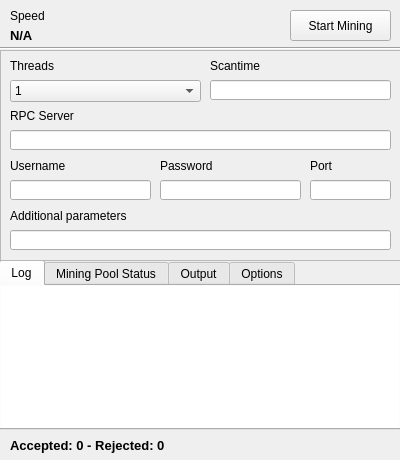
<?xml version="1.0" encoding="UTF-8"?>
<ui version="4.0">
 <class>MainWindow</class>
 <widget class="QMainWindow" name="MainWindow">
  <property name="geometry">
   <rect>
    <x>0</x>
    <y>0</y>
    <width>400</width>
    <height>460</height>
   </rect>
  </property>
  <property name="sizePolicy">
   <sizepolicy hsizetype="Fixed" vsizetype="Fixed">
    <horstretch>0</horstretch>
    <verstretch>0</verstretch>
   </sizepolicy>
  </property>
  <property name="windowTitle">
   <string>BeyondMiner GUI</string>
  </property>
  <widget class="QWidget" name="centralWidget">
   <widget class="QLabel" name="speedTitleLabel">
    <property name="geometry">
     <rect>
      <x>10</x>
      <y>0</y>
      <width>131</width>
      <height>31</height>
     </rect>
    </property>
    <property name="text">
     <string>Speed</string>
    </property>
   </widget>
   <widget class="QLabel" name="mineSpeedLabel">
    <property name="geometry">
     <rect>
      <x>10</x>
      <y>20</y>
      <width>271</width>
      <height>31</height>
     </rect>
    </property>
    <property name="font">
     <font>
      <pointsize>10</pointsize>
      <weight>75</weight>
      <bold>true</bold>
     </font>
    </property>
    <property name="text">
     <string>N/A</string>
    </property>
   </widget>
   <widget class="QPushButton" name="startButton">
    <property name="geometry">
     <rect>
      <x>290</x>
      <y>10</y>
      <width>101</width>
      <height>31</height>
     </rect>
    </property>
    <property name="text">
     <string>Start Mining</string>
    </property>
   </widget>
   <widget class="QLabel" name="shareCount">
    <property name="geometry">
     <rect>
      <x>10</x>
      <y>430</y>
      <width>381</width>
      <height>31</height>
     </rect>
    </property>
    <property name="font">
     <font>
      <pointsize>10</pointsize>
      <weight>75</weight>
      <bold>true</bold>
     </font>
    </property>
    <property name="text">
     <string>Accepted: 0 - Rejected: 0</string>
    </property>
   </widget>
   <widget class="Line" name="line">
    <property name="geometry">
     <rect>
      <x>0</x>
      <y>40</y>
      <width>411</width>
      <height>16</height>
     </rect>
    </property>
    <property name="orientation">
     <enum>Qt::Horizontal</enum>
    </property>
   </widget>
   <widget class="QTabWidget" name="tabWidget">
    <property name="geometry">
     <rect>
      <x>-1</x>
      <y>260</y>
      <width>404</width>
      <height>170</height>
     </rect>
    </property>
    <property name="currentIndex">
     <number>0</number>
    </property>
    <widget class="QWidget" name="tab">
     <attribute name="title">
      <string>Log</string>
     </attribute>
     <widget class="QListWidget" name="list">
      <property name="geometry">
       <rect>
        <x>0</x>
        <y>0</y>
        <width>398</width>
        <height>145</height>
       </rect>
      </property>
      <property name="sizePolicy">
       <sizepolicy hsizetype="Fixed" vsizetype="Fixed">
        <horstretch>0</horstretch>
        <verstretch>0</verstretch>
       </sizepolicy>
      </property>
      <property name="frameShape">
       <enum>QFrame::NoFrame</enum>
      </property>
      <property name="frameShadow">
       <enum>QFrame::Plain</enum>
      </property>
      <property name="lineWidth">
       <number>374</number>
      </property>
      <property name="autoScrollMargin">
       <number>100000</number>
      </property>
      <property name="selectionBehavior">
       <enum>QAbstractItemView::SelectItems</enum>
      </property>
      <property name="movement">
       <enum>QListView::Snap</enum>
      </property>
      <property name="isWrapping" stdset="0">
       <bool>false</bool>
      </property>
      <property name="batchSize">
       <number>10</number>
      </property>
     </widget>
    </widget>
    <widget class="QWidget" name="tab_2">
     <attribute name="title">
      <string>Mining Pool Status</string>
     </attribute>
     <widget class="QLineEdit" name="apiKeyLine">
      <property name="geometry">
       <rect>
        <x>160</x>
        <y>30</y>
        <width>231</width>
        <height>20</height>
       </rect>
      </property>
     </widget>
     <widget class="QComboBox" name="poolBox">
      <property name="geometry">
       <rect>
        <x>10</x>
        <y>30</y>
        <width>141</width>
        <height>22</height>
       </rect>
      </property>
      <item>
       <property name="text">
        <string>Beyondcoinpool.com</string>
       </property>
      </item>
      <item>
       <property name="text">
        <string>SaltPool</string>
       </property>
      </item>
      <item>
       <property name="text">
        <string>0769 Pool</string>
       </property>
      </item>
      <item>
       <property name="text">
        <string>Crypto Pools</string>
       </property>
      </item>
     </widget>
     <widget class="QLabel" name="poolLabel">
      <property name="geometry">
       <rect>
        <x>10</x>
        <y>10</y>
        <width>141</width>
        <height>16</height>
       </rect>
      </property>
      <property name="text">
       <string>Mining pool</string>
      </property>
     </widget>
     <widget class="QLabel" name="label">
      <property name="geometry">
       <rect>
        <x>160</x>
        <y>10</y>
        <width>201</width>
        <height>16</height>
       </rect>
      </property>
      <property name="text">
       <string>Mining pool API key</string>
      </property>
     </widget>
     <widget class="QPushButton" name="updateButton">
      <property name="geometry">
       <rect>
        <x>327</x>
        <y>0</y>
        <width>71</width>
        <height>23</height>
       </rect>
      </property>
      <property name="text">
       <string>Update</string>
      </property>
     </widget>
     <widget class="QTextBrowser" name="poolData">
      <property name="geometry">
       <rect>
        <x>10</x>
        <y>60</y>
        <width>381</width>
        <height>80</height>
       </rect>
      </property>
      <property name="palette">
       <palette>
        <active>
         <colorrole role="Base">
          <brush brushstyle="SolidPattern">
           <color alpha="0">
            <red>255</red>
            <green>255</green>
            <blue>255</blue>
           </color>
          </brush>
         </colorrole>
        </active>
        <inactive>
         <colorrole role="Base">
          <brush brushstyle="SolidPattern">
           <color alpha="0">
            <red>255</red>
            <green>255</green>
            <blue>255</blue>
           </color>
          </brush>
         </colorrole>
        </inactive>
        <disabled>
         <colorrole role="Base">
          <brush brushstyle="SolidPattern">
           <color alpha="255">
            <red>240</red>
            <green>240</green>
            <blue>240</blue>
           </color>
          </brush>
         </colorrole>
        </disabled>
       </palette>
      </property>
      <property name="frameShape">
       <enum>QFrame::NoFrame</enum>
      </property>
      <property name="frameShadow">
       <enum>QFrame::Plain</enum>
      </property>
      <property name="html">
       <string>&lt;!DOCTYPE HTML PUBLIC &quot;-//W3C//DTD HTML 4.0//EN&quot; &quot;http://www.w3.org/TR/REC-html40/strict.dtd&quot;&gt;
&lt;html&gt;&lt;head&gt;&lt;meta name=&quot;qrichtext&quot; content=&quot;1&quot; /&gt;&lt;style type=&quot;text/css&quot;&gt;
p, li { white-space: pre-wrap; }
&lt;/style&gt;&lt;/head&gt;&lt;body style=&quot; font-family:'MS Shell Dlg 2'; font-size:8.25pt; font-weight:400; font-style:normal;&quot;&gt;
&lt;p style=&quot; margin-top:0px; margin-bottom:0px; margin-left:0px; margin-right:0px; -qt-block-indent:0; text-indent:0px;&quot;&gt;&lt;span style=&quot; font-size:8pt;&quot;&gt;Mining pool status hasn't been updated yet.&lt;/span&gt;&lt;/p&gt;&lt;/body&gt;&lt;/html&gt;</string>
      </property>
      <property name="openLinks">
       <bool>false</bool>
      </property>
     </widget>
    </widget>
    <widget class="QWidget" name="tab_3">
     <attribute name="title">
      <string>Output</string>
     </attribute>
     <widget class="QTextBrowser" name="output">
      <property name="geometry">
       <rect>
        <x>0</x>
        <y>0</y>
        <width>398</width>
        <height>145</height>
       </rect>
      </property>
      <property name="sizePolicy">
       <sizepolicy hsizetype="Fixed" vsizetype="Fixed">
        <horstretch>0</horstretch>
        <verstretch>0</verstretch>
       </sizepolicy>
      </property>
      <property name="frameShape">
       <enum>QFrame::NoFrame</enum>
      </property>
      <property name="openLinks">
       <bool>false</bool>
      </property>
     </widget>
    </widget>
    <widget class="QWidget" name="tab_4">
     <attribute name="title">
      <string>Options</string>
     </attribute>
     <widget class="QCheckBox" name="shareBox">
      <property name="geometry">
       <rect>
        <x>10</x>
        <y>10</y>
        <width>381</width>
        <height>17</height>
       </rect>
      </property>
      <property name="text">
       <string>Show system tray message on found share</string>
      </property>
     </widget>
     <widget class="QCheckBox" name="restartBox">
      <property name="geometry">
       <rect>
        <x>10</x>
        <y>30</y>
        <width>381</width>
        <height>17</height>
       </rect>
      </property>
      <property name="text">
       <string>Restart miner automatically after crashing</string>
      </property>
     </widget>
     <widget class="QCheckBox" name="saveOutputBox">
      <property name="geometry">
       <rect>
        <x>10</x>
        <y>50</y>
        <width>381</width>
        <height>17</height>
       </rect>
      </property>
      <property name="text">
       <string>Save output to a text file</string>
      </property>
     </widget>
    </widget>
   </widget>
   <widget class="QFrame" name="settingsFrame">
    <property name="geometry">
     <rect>
      <x>0</x>
      <y>50</y>
      <width>401</width>
      <height>211</height>
     </rect>
    </property>
    <property name="frameShape">
     <enum>QFrame::StyledPanel</enum>
    </property>
    <property name="frameShadow">
     <enum>QFrame::Raised</enum>
    </property>
    <widget class="QLineEdit" name="parametersLine">
     <property name="geometry">
      <rect>
       <x>10</x>
       <y>180</y>
       <width>381</width>
       <height>20</height>
      </rect>
     </property>
    </widget>
    <widget class="QLabel" name="parametersLabel">
     <property name="geometry">
      <rect>
       <x>10</x>
       <y>150</y>
       <width>131</width>
       <height>31</height>
      </rect>
     </property>
     <property name="text">
      <string>Additional parameters</string>
     </property>
    </widget>
    <widget class="QLineEdit" name="usernameLine">
     <property name="geometry">
      <rect>
       <x>10</x>
       <y>130</y>
       <width>141</width>
       <height>20</height>
      </rect>
     </property>
    </widget>
    <widget class="QLineEdit" name="passwordLine">
     <property name="geometry">
      <rect>
       <x>160</x>
       <y>130</y>
       <width>141</width>
       <height>20</height>
      </rect>
     </property>
    </widget>
    <widget class="QLineEdit" name="portLine">
     <property name="geometry">
      <rect>
       <x>310</x>
       <y>130</y>
       <width>81</width>
       <height>20</height>
      </rect>
     </property>
     <property name="maxLength">
      <number>5</number>
     </property>
    </widget>
    <widget class="QLabel" name="rpcUsernameLabel">
     <property name="geometry">
      <rect>
       <x>10</x>
       <y>100</y>
       <width>131</width>
       <height>31</height>
      </rect>
     </property>
     <property name="text">
      <string>Username</string>
     </property>
    </widget>
    <widget class="QLabel" name="rpcPasswordLabel">
     <property name="geometry">
      <rect>
       <x>160</x>
       <y>100</y>
       <width>131</width>
       <height>31</height>
      </rect>
     </property>
     <property name="text">
      <string>Password</string>
     </property>
    </widget>
    <widget class="QLabel" name="rpcPortLabel">
     <property name="geometry">
      <rect>
       <x>310</x>
       <y>100</y>
       <width>131</width>
       <height>31</height>
      </rect>
     </property>
     <property name="text">
      <string>Port</string>
     </property>
    </widget>
    <widget class="QLineEdit" name="rpcServerLine">
     <property name="geometry">
      <rect>
       <x>10</x>
       <y>80</y>
       <width>381</width>
       <height>20</height>
      </rect>
     </property>
    </widget>
    <widget class="QLabel" name="rpcServerLabel">
     <property name="geometry">
      <rect>
       <x>10</x>
       <y>50</y>
       <width>381</width>
       <height>31</height>
      </rect>
     </property>
     <property name="text">
      <string>RPC Server</string>
     </property>
    </widget>
    <widget class="QComboBox" name="threadsBox">
     <property name="geometry">
      <rect>
       <x>10</x>
       <y>30</y>
       <width>191</width>
       <height>22</height>
      </rect>
     </property>
     <item>
      <property name="text">
       <string>1</string>
      </property>
     </item>
     <item>
      <property name="text">
       <string>2</string>
      </property>
     </item>
     <item>
      <property name="text">
       <string>3</string>
      </property>
     </item>
     <item>
      <property name="text">
       <string>4</string>
      </property>
     </item>
     <item>
      <property name="text">
       <string>5</string>
      </property>
     </item>
     <item>
      <property name="text">
       <string>6</string>
      </property>
     </item>
     <item>
      <property name="text">
       <string>7</string>
      </property>
     </item>
     <item>
      <property name="text">
       <string>8</string>
      </property>
     </item>
    </widget>
    <widget class="QLabel" name="threadsLabel">
     <property name="geometry">
      <rect>
       <x>10</x>
       <y>0</y>
       <width>191</width>
       <height>31</height>
      </rect>
     </property>
     <property name="text">
      <string>Threads</string>
     </property>
    </widget>
    <widget class="QLabel" name="scantimeLabel">
     <property name="geometry">
      <rect>
       <x>210</x>
       <y>0</y>
       <width>181</width>
       <height>31</height>
      </rect>
     </property>
     <property name="text">
      <string>Scantime</string>
     </property>
    </widget>
    <widget class="QLineEdit" name="scantimeLine">
     <property name="geometry">
      <rect>
       <x>210</x>
       <y>30</y>
       <width>181</width>
       <height>20</height>
      </rect>
     </property>
    </widget>
   </widget>
  </widget>
 </widget>
 <layoutdefault spacing="6" margin="11"/>
 <resources/>
 <connections/>
</ui>
